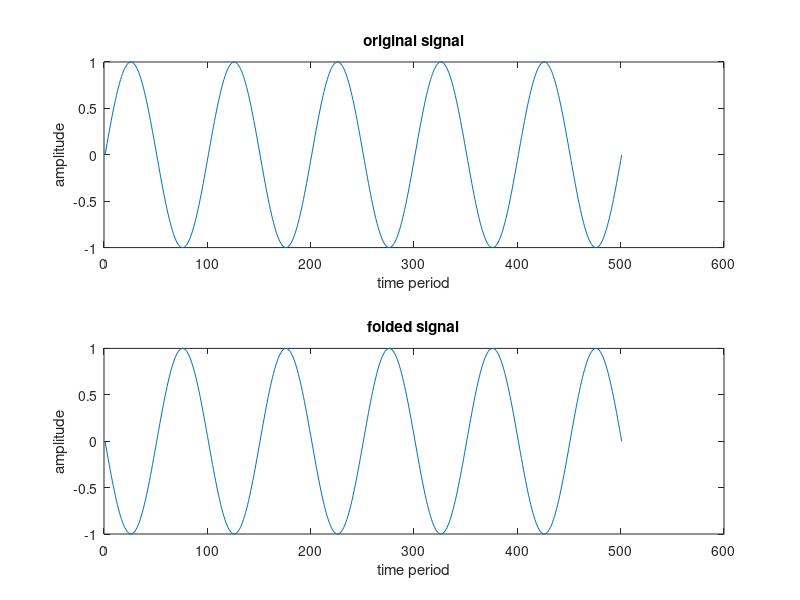

The MATLAB script that drew this image:
clc;
close all;
t=0:0.01:5;
x=sin(2*pi*t);
xf=fliplr(x);
subplot(2,1,1);
plot(x);
title('original signal');
xlabel('time period');
ylabel('amplitude');
subplot(2,1,2);
plot(xf);
title('folded signal');
xlabel('time period');
ylabel('amplitude');